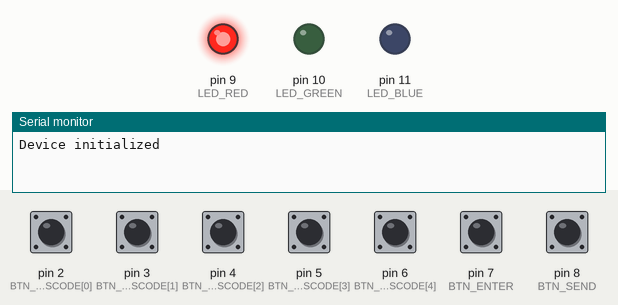
This sketch was run on a simulated Arduino Uno, built with avr-gcc and run on an emulated ATmega328P. On the bench: output pins drawn as LEDs (lit = HIGH), the last lines printed to the serial monitor. Inputs (shaded band) come from the test bench; at power-on: pin 2 (BTN_PASSCODE[0]), pin 3 (BTN_PASSCODE[1]), pin 4 (BTN_PASSCODE[2]), pin 5 (BTN_PASSCODE[3]), pin 6 (BTN_PASSCODE[4]), pin 7 (BTN_ENTER), pin 8 (BTN_SEND) HIGH.

Above: at 3.2 s.
3.3 s: pin 2 (BTN_PASSCODE[0]) pulled LOW for 0.15 s
At 3.47 s:
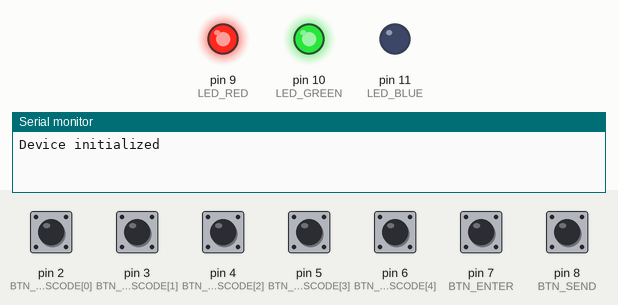
5.1 s: pin 8 (BTN_SEND) pulled LOW for 0.15 s
At 5.6 s:
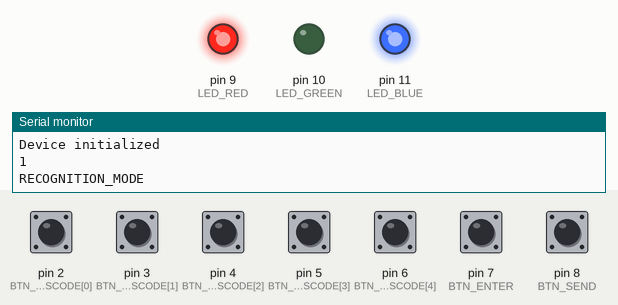
At 12.27 s:
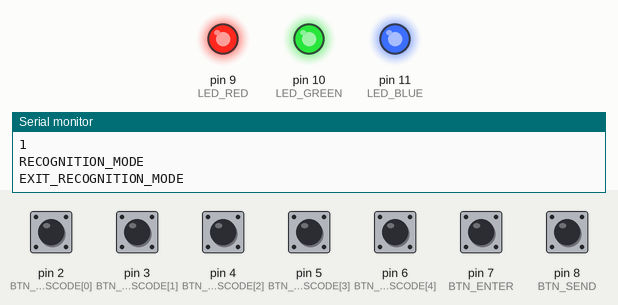
Timing chart, 0 to 12.7 s (numbered marks = the images above; inputs shaded):
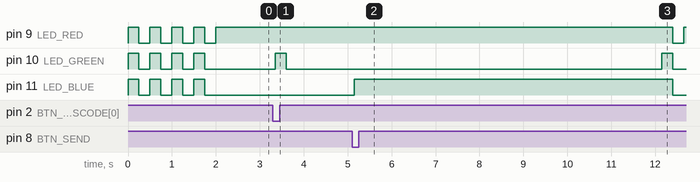

Measured:
- after the input at 3.3 s, pin 10 (LED_GREEN): LOW → HIGH after 0.05 s, → LOW 0.25 s later
- after the input at 5.1 s, pin 9 (LED_RED): HIGH → LOW after 7.3 s, → HIGH 0.25 s later; pin 10 (LED_GREEN): LOW → HIGH after 7.1 s, → LOW 0.25 s later; pin 11 (LED_BLUE): LOW → HIGH after 0.05 s, → LOW 7.3 s later

The sketch:

ArduinoFaceLock.ino
```cpp
// ============================================================
//  Passcode + Serial Button Controller
//  Buttons : 5x passcode | 1x enter | 1x send-to-USB
//  LEDs    : Green (unlocked/success) | Red (locked/error) | Blue (mode/USB activity)
//
//  Wiring (all buttons use INPUT_PULLUP — connect to GND):
//    Passcode buttons    → D2, D3, D4, D5, D6
//    Enter button        → D7
//    Send button         → D8
//    Red   LED (+220Ω)   → D9  → GND
//    Green LED (+220Ω)   → D10 → GND
//    Blue  LED (+220Ω)   → D11 → GND  (indicates recognition / USB activity)
// ============================================================

// ── Pin Definitions ─────────────────────────────────────────
const int BTN_PASSCODE[5]   = {2, 3, 4, 5, 6};
const int BTN_ENTER         = 7;
const int BTN_SEND          = 8;
const int LED_RED           = 9;
const int LED_GREEN         = 10;
const int LED_BLUE          = 11;

// ── Passcode Config ──────────────────────────────────────────
//  Edit PASSCODE_LENGTH and CORRECT_CODE to change your combo.
//  Each value is a button number (1–5).
//  Example below: press 1, 3, 2, 5 in order.
const int PASSCODE_LENGTH    = 4;
const int CORRECT_CODE[4]    = {1, 1, 3, 4};

// ── Timing ───────────────────────────────────────────────────
const unsigned long DEBOUNCE_MS   = 50;
const unsigned long LOCK_TIMEOUT  = 10000;  // ms of inactivity before auto-lock
const unsigned long RECOGNITION_TIMEOUT  = 7000;  // ms of recogniton before auto-lock
const unsigned long LED_BLINK_MS  = 250;

// ── State ────────────────────────────────────────────────────
int  inputBuffer[PASSCODE_LENGTH];
int  inputIndex         = 0;
bool isUnlocked         = false;
bool isRecognitionMode  = false;

unsigned long lastActivityTime = 0;
unsigned long startRecognitonTime = 0;

// Debounce tracking (indices 0-4 = passcode, 5 = enter, 6 = send)
unsigned long lastDebounceTime[7] = {0};
bool          lastButtonState[7];
bool          stableButtonState[7];

// ============================================================
void setup() {
  Serial.begin(9600);

  // Passcode buttons
  for (int i = 0; i < 5; i++) {
    pinMode(BTN_PASSCODE[i], INPUT_PULLUP);
    lastButtonState[i] = HIGH;
    stableButtonState[i] = HIGH;
  }
  // Enter & Send buttons
  pinMode(BTN_ENTER,  INPUT_PULLUP);
  pinMode(BTN_SEND,   INPUT_PULLUP);
  lastButtonState[5] = HIGH;  stableButtonState[5] = HIGH;
  lastButtonState[6] = HIGH;  stableButtonState[6] = HIGH;

  // LEDs
  pinMode(LED_GREEN,  OUTPUT);
  pinMode(LED_RED,    OUTPUT);
  pinMode(LED_BLUE,   OUTPUT);

  // Startup: both LEDs blink three times → board is alive
  blinkAll(3);
  lockDevice("Device initialized");
}

// ============================================================
void loop() {
  unsigned long now = millis();

  // Auto-lock on inactivity
  if (isUnlocked && !isRecognitionMode && (now - lastActivityTime > LOCK_TIMEOUT)) {
    lockDevice("TIMEOUT — auto-locked");
  }

  // Timeout face recogniton if not timed out manually by host
  if (isRecognitionMode && (now - startRecognitonTime > RECOGNITION_TIMEOUT)) {
    exitRecognitionMode();
    lockDevice("RECOGNITION_MODE_TIMEDOUT");
  }

  if (!isRecognitionMode) {
    for (int i = 0; i < 5; i++) {
      if (buttonJustPressed(i, BTN_PASSCODE[i], now)) {
        lastActivityTime = now;
        handlePasscodeInput(i + 1);
      }
    }

    // ── Enter button ──
    if (buttonJustPressed(5, BTN_ENTER, now)) {
      lastActivityTime = now;
      handleEnter();
    }

    // ── Face recognition mode button ──
    if (buttonJustPressed(6, BTN_SEND, now)) {
      lastActivityTime = now;
      enterRecognitionUnlock();
    }
  }

  // ── Wait for host response ──
  if (isRecognitionMode && Serial.available()) {
    String response = Serial.readStringUntil('\n');
    response.trim();
    handleSerialResponse(response);
  }
}

// ============================================================
//  Debounce — returns true on a clean falling edge (button press)
// ============================================================
bool buttonJustPressed(int idx, int pin, unsigned long now) {
  bool reading = digitalRead(pin);

  if (reading != lastButtonState[idx]) {
    lastDebounceTime[idx] = now;
  }
  lastButtonState[idx] = reading;

  bool pressed = false;
  if ((now - lastDebounceTime[idx]) > DEBOUNCE_MS) {
    if (reading != stableButtonState[idx]) {
      stableButtonState[idx] = reading;
      if (stableButtonState[idx] == LOW) pressed = true;  // LOW = pressed (pullup)
    }
  }
  return pressed;
}

// ============================================================
//  Passcode digit input
// ============================================================
void handlePasscodeInput(int digit) {
  if (!isUnlocked) {
    if (inputIndex < PASSCODE_LENGTH) {
      inputBuffer[inputIndex++] = digit;
      blinkGreen(1);  // quick feedback tap
      Serial.println(digit);
    } else {
      // Buffer is full -- indicate error and clear so the user may retry
      blinkRed(2);
      lockDevice("Buffer filled");
    }
    return;
  }

  if (isUnlocked) {
    if (digit == 1) {
      // Pulse both LEDs once to show transmission
      blinkBlue(3);

      // Enter face recogniton
      Serial.println("ADD_FACE");
      recognitonState();
    }
  }

  // Other buttons handles...
}

// ============================================================
//  Enter — validate passcode
// ============================================================
void handleEnter() {
  if (!isUnlocked) {
    // Pressing Enter with nothing clears any leftover state
    if (inputIndex == 0) {
      blinkRed(4);
      lockDevice("No passcode entered");
      return;
    }

    bool match = (inputIndex == PASSCODE_LENGTH);
    if (match) {
      for (int i = 0; i < PASSCODE_LENGTH; i++) {
        if (inputBuffer[i] != CORRECT_CODE[i]) { match = false; break; }
      }
    }

    clearInput();

    if (match) {
      unlockDevice("Unlocked with passcode");
    } else {
      blinkRed(4);       // angry blink
      lockDevice("WRONG PASSCODE ✗");
    }
    return;
  }

  // Other buttons handles...
}

// ============================================================
//  Send — transmit status over USB and wait for a host command
// ============================================================
void enterRecognitionUnlock() {
  if (!isUnlocked) {
    Serial.println("RECOGNITION_MODE");
    recognitonState();
    return;
  }

  // Other buttons handles...
}

// ============================================================
//  Handle host response over USB serial
// ============================================================
void handleSerialResponse(String cmd) {
  if (cmd == "FACE_RECOGNIZED") {
    unlockDevice("HOST:UNLOCKED_FACE_RECOGNIZED");

  } else if (cmd == "FACE_UNRECOGNIZED") {
    lockDevice("HOST:FACE_UNRECOGNIZED");
  } else if (cmd == "FACE_ENROLLED") {
    blinkBlue(2);
  } else if (cmd == "FAILED_ENROLLMENT") {
    blinkRed(2);
  } else if (cmd == "RESET") {
    lockDevice("HOST:RESET");

  } else {
    lockDevice("HOST:UNKNOWN_COMMAND");
  }
  exitRecognitionMode();
}

// ============================================================
//  Helpers
// ============================================================

void lockDevice(const char* msg) {
  setLockedState();
  blinkAll(1);
  Serial.println(msg);
}

void unlockDevice(const char* msg) {
  setUnlockedState();
  blinkAll(1);
  Serial.println(msg);
}

/*
  Setting device states:
    LOCKED = red
    UNLOCKED = green
    RECOGNITION = blue
*/

// Set locked state
void setLockedState() {
  isUnlocked = false;
  clearInput();
  digitalWrite(LED_GREEN, LOW);
  digitalWrite(LED_RED,   HIGH);
}

// Set unlocked state
void setUnlockedState() {
  isUnlocked = true;
  clearInput();
  digitalWrite(LED_GREEN, HIGH);
  digitalWrite(LED_RED,   LOW);
}

// Set recogniton state
void recognitonState() {
  isRecognitionMode = true;
  startRecognitonTime = millis();
  digitalWrite(LED_BLUE, HIGH);
}

// Exit recogniton
void exitRecognitionMode() {
  isRecognitionMode = false;
  Serial.println("EXIT_RECOGNITION_MODE");
  digitalWrite(LED_BLUE, LOW);
}

// Clears input buffer
void clearInput() {
  inputIndex = 0;
  memset(inputBuffer, 0, sizeof(inputBuffer));
}

// LED CONTROLS!

void blinkRed(int times) {
  bool redWas  = digitalRead(LED_RED);
  bool greenWas = digitalRead(LED_GREEN);
  bool blueWas = digitalRead(LED_BLUE);
  for (int i = 0; i < times; i++) {
    digitalWrite(LED_RED, HIGH);
    delay(LED_BLINK_MS);
    digitalWrite(LED_RED, LOW);
    delay(LED_BLINK_MS);
  }
  digitalWrite(LED_RED,  redWas);
  digitalWrite(LED_GREEN, greenWas);
  digitalWrite(LED_BLUE, blueWas);
}

void blinkGreen(int times) {
  bool redWas  = digitalRead(LED_RED);
  bool greenWas = digitalRead(LED_GREEN);
  bool blueWas = digitalRead(LED_BLUE);
  for (int i = 0; i < times; i++) {
    digitalWrite(LED_GREEN, HIGH);
    delay(LED_BLINK_MS);
    digitalWrite(LED_GREEN, LOW);
    delay(LED_BLINK_MS);
  }
  digitalWrite(LED_RED,  redWas);
  digitalWrite(LED_GREEN, greenWas);
  digitalWrite(LED_BLUE, blueWas);
}

void blinkBlue(int times) {
  bool redWas  = digitalRead(LED_RED);
  bool greenWas = digitalRead(LED_GREEN);
  bool blueWas = digitalRead(LED_BLUE);
  for (int i = 0; i < times; i++) {
    digitalWrite(LED_BLUE, HIGH);
    delay(LED_BLINK_MS);
    digitalWrite(LED_BLUE, LOW);
    delay(LED_BLINK_MS);
  }
  digitalWrite(LED_RED,  redWas);
  digitalWrite(LED_GREEN, greenWas);
  digitalWrite(LED_BLUE, blueWas);
}

void blinkAll(int times) {
  bool redWas  = digitalRead(LED_RED);
  bool greenWas = digitalRead(LED_GREEN);
  bool blueWas = digitalRead(LED_BLUE);
  for (int i = 0; i < times; i++) {
    digitalWrite(LED_GREEN, HIGH);
    digitalWrite(LED_RED,   HIGH);
    digitalWrite(LED_BLUE,  HIGH);
    delay(LED_BLINK_MS);
    digitalWrite(LED_GREEN, LOW);
    digitalWrite(LED_RED,   LOW);
    digitalWrite(LED_BLUE,  LOW);
    delay(LED_BLINK_MS);
  }
  digitalWrite(LED_RED,  redWas);
  digitalWrite(LED_GREEN, greenWas);
  digitalWrite(LED_BLUE, blueWas);
}
```
